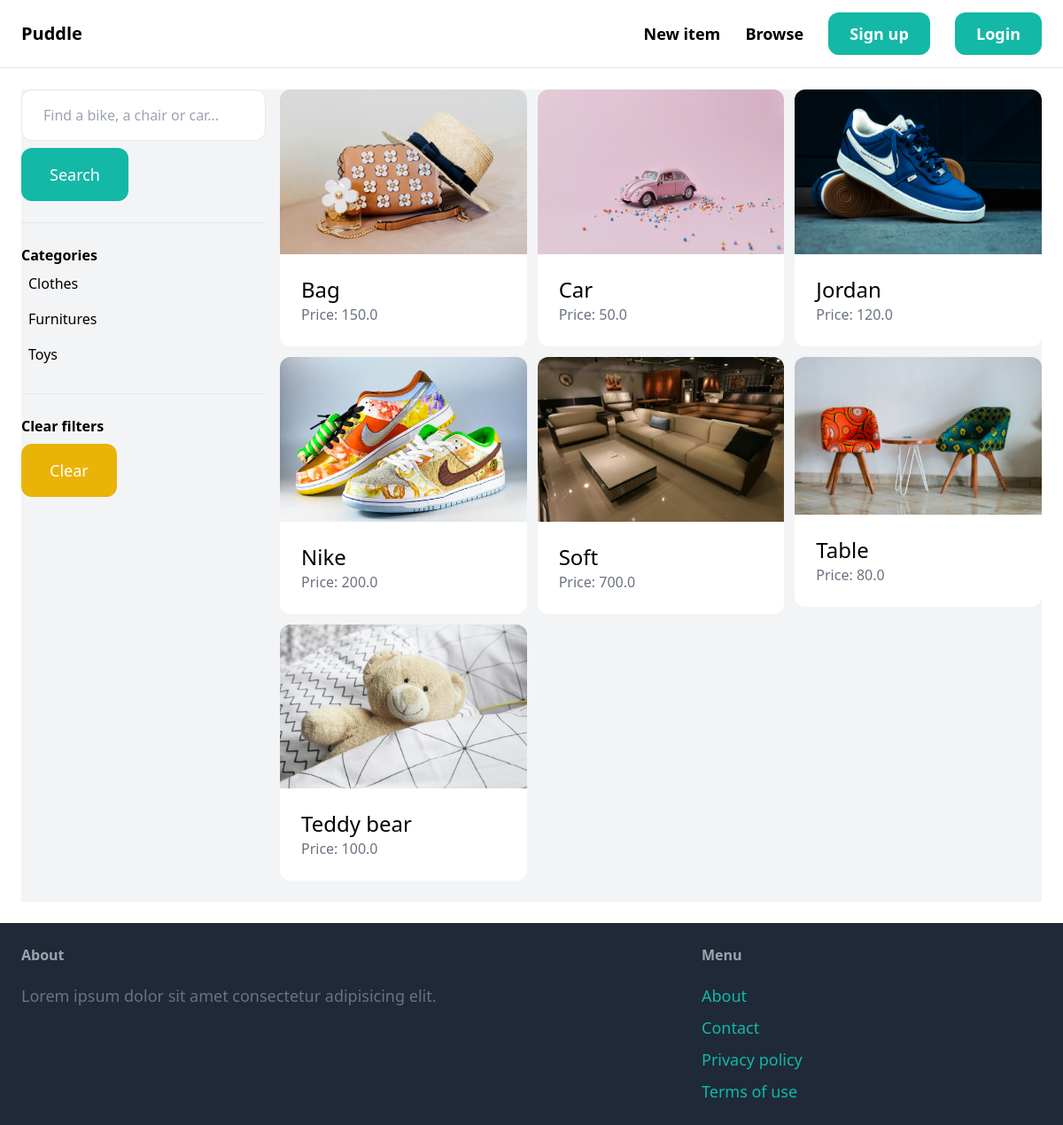
The app's page /items/ with its own data.
### item/models.py (models this page shows, shortened)
class Category(models.Model):
    name = models.CharField(max_length = 255)
    class Meta:
        ordering = ('name',)
        verbose_name_plural = 'Categories'

class Items(models.Model):
    category = models.ForeignKey(Category, related_name = 'items', on_delete = models.CASCADE)
    name = models.CharField(max_length = 255)
    description = models.TextField(blank=True, null=True)
    price = models.FloatField()
    image = models.ImageField(upload_to='item_images', blank=True, null=True)
    is_sold = models.BooleanField(default=False)
    created_by = models.ForeignKey(User, related_name = 'items', on_delete=models.CASCADE)
    created_at = models.DateTimeField(auto_now_add=True)
    class Meta:
        ordering = ('name',)
        verbose_name_plural = 'Items'

### item/views.py (the view)
# urls.py: path('', views.items, name='items'),
def items(request):
    query = request.GET.get('query', '')
    category_id = request.GET.get('category', 0)
    categories = Category.objects.all()
    items = Items.objects.filter(is_sold=False)
    if category_id:
        items = items.filter(category_id=category_id)
    if query:
        items = items.filter(Q(name__icontains=query) | Q(description__icontains=query))
    return render(request, 'item/items.html', {
        'items': items,
        'query': query,
        'categories': categories,
        'category_id': int(category_id)
    })

### item/templates/item/items.html (shortened to what this page needs)
{% extends 'core/base.html' %}
{% block content %}
    <div class="pb-6 grid grid-cols-4 gap-4 bg-gray-100">
        <div class="col-span-1">
            <form method="get" action="{% url 'item:items' %}">
                <input name="query" class="w-full py-4 px-6 border rounded-xl" type="text" value="{{ query }}" placeholder="Find a bike, a chair or car...">
                <button class="mt-2 py-4 px-8 text-lg bg-teal-500 text-white rounded-xl">Search</button>
            </form>
            <hr class="my-6">
            <p class="font-semibold">Categories</p>
            <ul>
                {% for category in categories %}
                    <li class="py-2 px-2 rounded-xl{% if category.id == category_id %} bg-gray-200{% endif %}">
                        <a href="{% url 'item:items' %}?query={{ query }}&category={{ category.id }}">{{ category.name }}</a>
                    </li>
                {% endfor %}
            </ul>
            <hr class="my-6">
            <p class="font-semibold">Clear filters</p>
            <ul>
                <li><a href="{% url 'item:items' %}" class="mt-2 py-4 px-8 inline-block bg-yellow-500 text-lg rounded-xl text-white">Clear</a>
                    </li>
                    </ul>
        </div>
        <div class="col-span-3">
            <div class="grid grid-cols-3 gap-3">
                {% for item in items %}
                    <div>
                        <a href="{% url 'item:detail' item.id %}">
                            <div>
                                <img src="{{ item.image.url }}" class="rounded-t-xl">
                            </div>
                            <div class="p-6 bg-white rounded-b-xl">
                                <h2 class="text-2xl">{{ item.name }}</h2>
                                <p class="text-gray-500">Price: {{ item.price }}</p>
                            </div>
                        </a>
                    </div>
                {% endfor %}
            </div>
        </div>
    </div>
{% endblock %}

### records on screen
Category: name "Clothes"
Category: name "Furnitures"
Category: name "Toys"
Items: image (picture), name "Bag", price "150.0"
Items: image (picture), name "Car", price "50.0"
Items: image (picture), name "Jordan", price "120.0"
Items: image (picture), name "Nike", price "200.0"
Items: image (picture), name "Soft", price "700.0"
Items: image (picture), name "Table", price "80.0"
Items: image (picture), name "Teddy bear", price "100.0"
